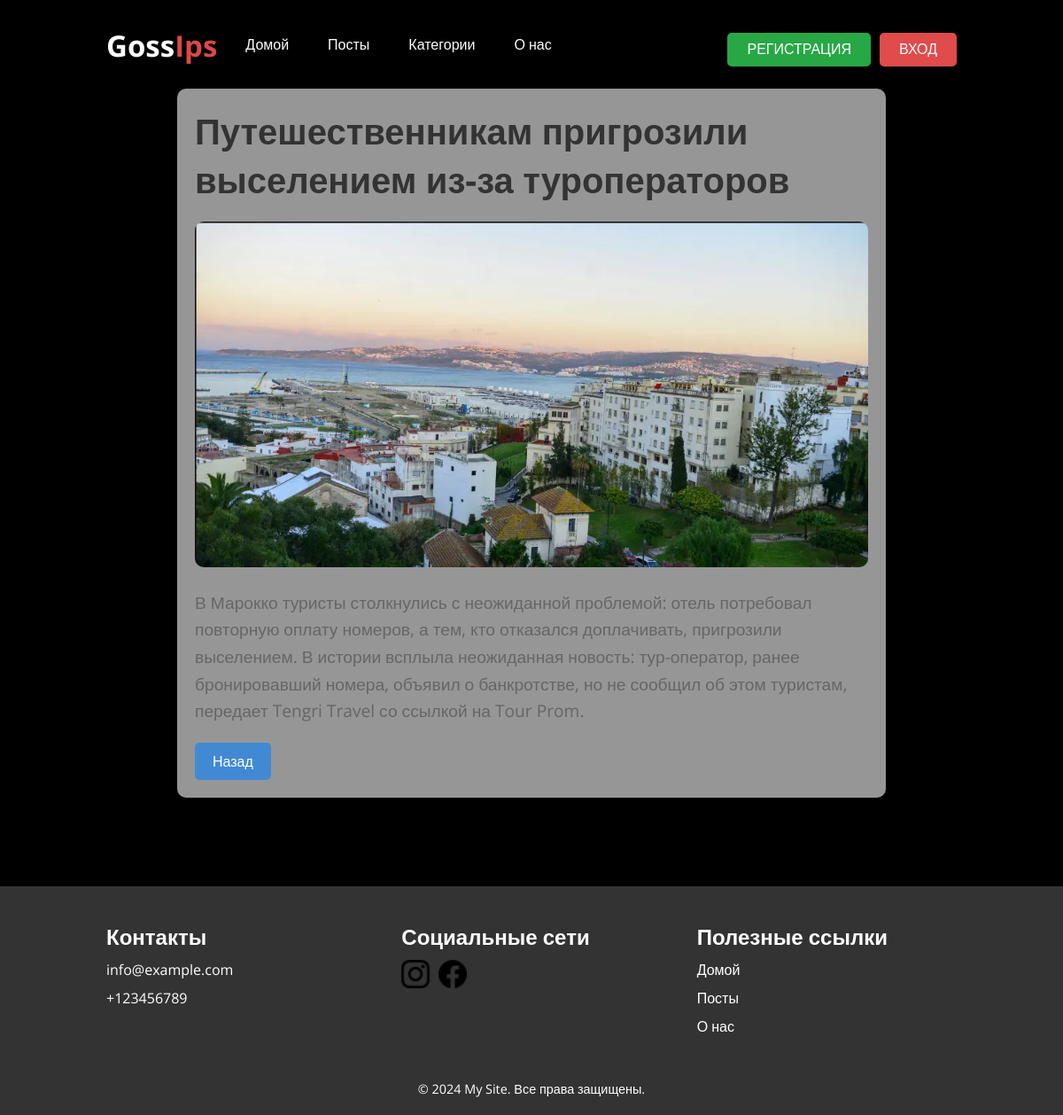
The app's page /post/1/ with its own data.
### myapp/models.py (models this page shows, shortened)
class Posts(models.Model):
    title = models.CharField(max_length=255)
    content = models.CharField(max_length=2000)
    is_published = models.BooleanField(default=False)
    photo = models.ImageField(upload_to='photo/%Y/%m/%d/')
    created_at = models.DateTimeField(auto_now_add=True)
    updated_at = models.DateTimeField(auto_now=True)
    categotia=models.ForeignKey('Categories', on_delete=models.PROTECT, null=True)
    slug=models.SlugField(max_length=255, db_index=True, unique=True,verbose_name='ссылка')

### myapp/views.py (the view)
# urls.py: path('post/<int:post_id>/', post_detail, name='post_detail'),
def post_detail(request, post_id):
    post = get_object_or_404(Posts, id=post_id)
    category=Categories.objects.all()
    return render(request, 'post_detail.html', {
        'title':post.title,
        'post': post,
        'category':category})

### myapp/context_processors.py (called while the page is built)
def categories_processor(request):
    categories = Categories.objects.all()
    return {'categories': categories}

### myapp/templates/post_detail.html
{% extends 'home.html' %}
{% block content %}
<div class="post_detail">
    <div class="post_detail_content">
        <h1>{{ post.title }}</h1>
        {% if post.photo %}
        <img src="{{ post.photo.url }}" alt="">
        {% else %}
        <h1>’’</h1>
        {% endif %}
        <p>{{ post.content }}</p>
        <span class="back-button" onclick="history.back()">Назад</span>
    </div>
</div>
{% endblock %}

### static/styles/style.css (style rules this page uses)
* { padding: 0; margin: 0; box-sizing: border-box; list-style: none; text-decoration: none; border: none; outline: none; scroll-behavior: smooth; font-family: 'Open Sans', sans-serif; }
:root { --text-color: #fff; --bg-color: #000; --main-color: #ffa343; --h1-font: 6rem; --h2-font: 3rem; --p-font: 1rem; }
body { width: 100%; color: var(--text-color); background: var(--bg-color); background-image: linear-gradient(to left, rgba(0, 0, 0, 0.6), rgba(0, 0, 0, 0.3)), url('../img/Background.png'); background-size: cover; background-position: center bottom; background-repeat: no-repeat; background-attachment: fixed; }
.post_detail { padding: 200px; gap: 20px; }
.post_detail { max-width: 800px; margin: 100px auto; padding: 20px; background-color: #e4e4e4a8; border-radius: 10px; box-shadow: 0 4px 8px rgba(0, 0, 0, 0.1); }
.post_detail h1 { font-size: 2.5em; color: #333; margin-bottom: 20px; }
.post_detail img { width: 100%; height: auto; border-radius: 10px; margin-bottom: 20px; }
.post_detail p { font-size: 1.2em; line-height: 1.6; color: #666; }
.back-button { display: inline-block; margin-top: 20px; padding: 10px 20px; background-color: #4289d4; color: white; text-decoration: none; border-radius: 5px; transition: background-color 0.3s; cursor: pointer; }

### records on screen
Posts: title "Путешественникам пригрозили выселением из-за туроператоров", photo (picture), content "В Марокко туристы столкнулись с неожиданной проблемой: отель потребовал повторную оплату номеров, а тем, кто отказался доплачивать, пригрозили выселением. В истории всплыла неожиданная новость: тур-оператор, ранее бронировавший номера, объявил о банкротстве, но не сообщил об этом туристам, передает Tengri Travel со ссылкой на Tour Prom."
